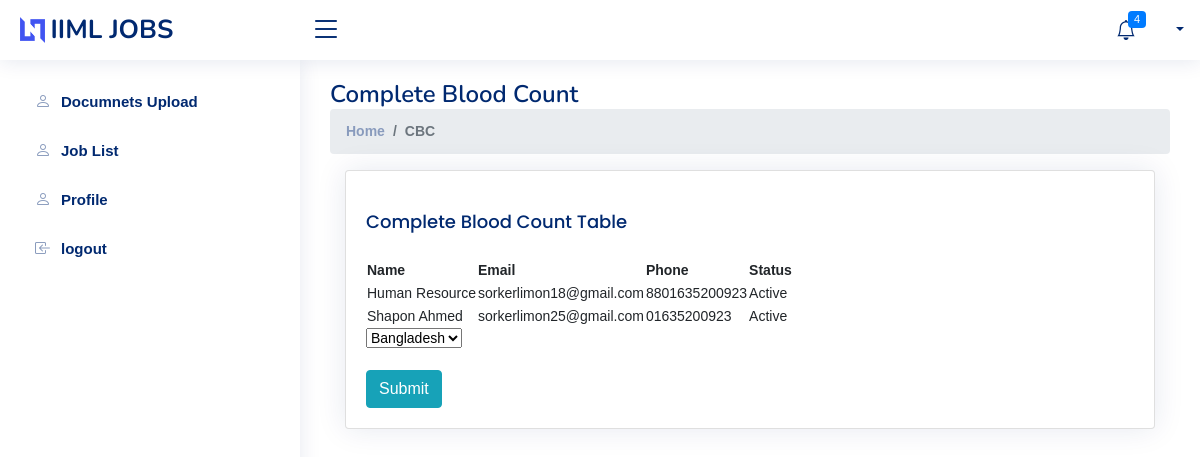
The page /user-list/ (signed in) on the database as committed earlier.
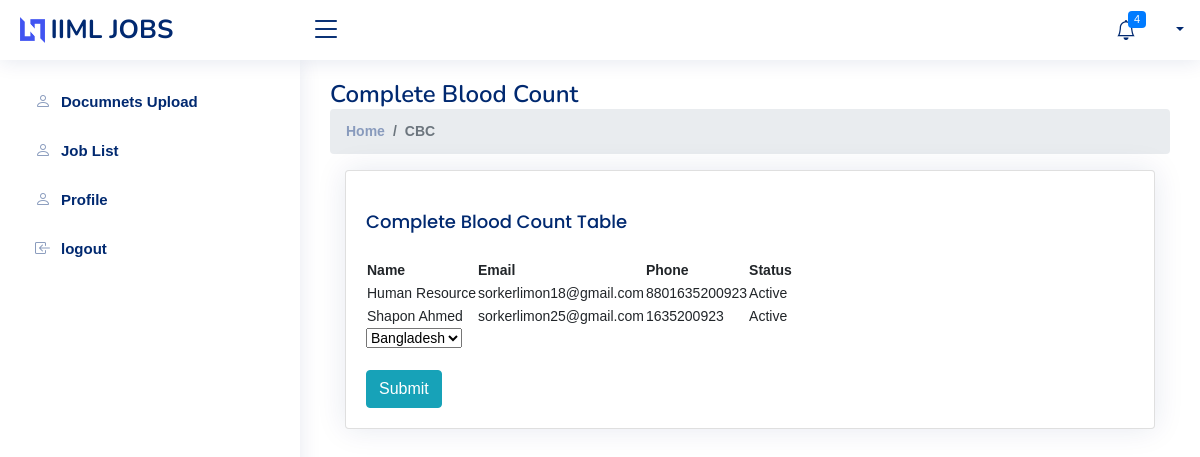
The same page on the database as committed later.
### users/models.py (models this page shows, shortened)
class Employee_profile(models.Model):
    Education = (
        ('Completed 10 years school', 'Completed 10 years school'),
        ('Completed 10 years school & High School', 'Completed 10 years school & High School'),
        ('University Degree', 'University Degree'),
        ('University Degree - Masters', 'University Degree - Masters'),
        ('Technical Degree', 'Technical Degree'),
        ('Others', 'Others'),
    )
    Computer = (
        ('Yes', 'Yes'),
        ('No', 'No'),
    )
    user = models.OneToOneField(User, blank=True, null=True, on_delete=models.CASCADE)
    name = models.CharField(max_length=200, null=True)
    phone = models.CharField(max_length=200, null=True, blank=True)
    nid = models.CharField(max_length=200, null=True, blank=True)
    bank_account = models.CharField(max_length=200, null=True, blank=True)
    dob = models.DateField(max_length=8,blank=True,null=True)
    email = models.EmailField(max_length=200, unique=True, null=True, blank=True)
    country = CountryField(null=True,blank=True)
    profile_pic = models.ImageField(null=True, blank=True, upload_to='profile/', default="profile/profile.png")
    date_created = models.DateTimeField(auto_now_add=True, null=True)
    has_used_secret_key = models.BooleanField(default=False)
    present_address = models.CharField(max_length=200, null=True)
    parmanenet_address = models.CharField(max_length=200, null=True)
    emergency_phone = models.CharField(max_length=200, null=True, blank=True)
    education_degree = models.CharField(max_length=255, blank=True, null=True, choices=Education, default="Completed 10 years school")
    city = models.CharField(max_length=200, null=True)
    working_hours = models.IntegerField(blank=True,null=True)
    have_computer = models.CharField(max_length=255, blank=True, null=True, choices=Computer, default="Yes")
    comment = models.TextField(blank=True, null=True)
    agreement_1 = models.ImageField(null=True, blank=True, upload_to='agreement/' )
    agreement_2 = models.ImageField(null=True, blank=True, upload_to='agreement/')

### job_vacancy/views.py (the view)
# urls.py: path('user-list/', user_list, name='user_list'),
def user_list(request):
    now = timezone.now()
    active_users = User.objects.filter(last_login__gte=now - timezone.timedelta(hours=24))
    inactive_users = User.objects.exclude(last_login__gte=now - timezone.timedelta(hours=24))
    employee_profiles = Employee_profile.objects.filter(user__in=active_users | inactive_users)
    context = {'active_users': active_users, 'inactive_users': inactive_users, 'employee_profiles': employee_profiles}
    return render(request, 'hr_templates/active_deactive_user.html', context)

### job_vacancy/templates/hr_templates/active_deactive_user.html (shortened to what this page needs)
{% extends 'main1.html' %}
{% load static %}
{% block content  %}
<main id="main" class="main">
    <div class="pagetitle">
       <h1>Complete Blood Count</h1>
       <nav>
          <ol class="breadcrumb">
             <li class="breadcrumb-item"><a href="">Home</a></li>
             <li class="breadcrumb-item active">CBC</li>
          </ol>
       </nav>
    </div>
    <section class="section dashboard">
       <div class="row">
          <div class="col-lg-12">
                <div class="col-12">
                   <div class="card recent-sales overflow-auto">
                      <div class="card-body">
                         <h5 class="card-title">Complete Blood Count Table </h5>
                         <form method="POST" action="">
                         <table>
                           <thead>
                             <tr>
                               <th>Name</th>
                               <th>Email</th>
                               <th>Phone</th>
                               <th>Status</th>
                             </tr>
                           </thead>
                           <tbody>
                             {% for employee_profile in employee_profiles %}
                               <tr>
                                 <td>{{ employee_profile.name }}</td>
                                 <td>{{ employee_profile.email }}</td>
                                 <td>{{ employee_profile.phone }}</td>
                                 {% if employee_profile.user in active_users %}
                                   <td>Active</td>
                                 {% else %}
                                   <td>Inactive</td>
                                 {% endif %}
                               </tr>
                             {% endfor %}
                           </tbody>
                         </table>
                          <select  name="valu1">
                            <option value="wbc"> Bangladesh </option>
                          </select>
                          <br>
                          <br>
                         <button type="submit" class="btn btn-info">Submit</button>
                        </form>
                      </div>
                   </div>
                </div>
 </main>
 {% endblock  %}

### templates/main1.html (shortened to what this page needs)
<!DOCTYPE html>
{% load static %}
<html lang="en">
   <head>
      <link href=" {% static 'static2/assets/css/bootstrap.min.css' %} " rel="stylesheet">
      <link href=" {% static 'static2/assets/css/bootstrap-icons.css' %} " rel="stylesheet">
      <link href=" {% static 'static2/assets/css/boxicons.min.css' %} " rel="stylesheet">
      <link href=" {% static 'static2/assets/css/quill.snow.css' %} " rel="stylesheet">
      <link href=" {% static 'static2/assets/css/quill.bubble.css' %}" rel="stylesheet">
      <link href=" {% static 'static2/assets/css/remixicon.css' %}" rel="stylesheet">
      <link href=" {% static 'static2/assets/css/simple-datatables.css' %}" rel="stylesheet">
      <link href=" {% static 'static2/assets/css/style.css' %}" rel="stylesheet">
      <link href=" {% static 'static2/styles/a.css' %}" rel="stylesheet">
      <link href=" {% static 'static2/styles/gallery.css' %}" rel="stylesheet">
      <link href=" {% static 'static2/styles/login_reg.css' %}" rel="stylesheet">
      <link rel="stylesheet" href="https://stackpath.bootstrapcdn.com/font-awesome/4.7.0/css/font-awesome.min.css">
      <link rel="stylesheet" href="https://stackpath.bootstrapcdn.com/bootstrap/4.5.0/css/bootstrap.min.css">
   </head>
   <body>
    {% include 'navbar1.html' %}
    {% block content %}
    {% endblock content %}
   </body>
</html>

### templates/navbar1.html (shortened to what this page needs)
{% load static %}
  <header id="header" class="header fixed-top d-flex align-items-center">
   <div class="d-flex align-items-center justify-content-between">
     <a href="index.html" class="logo d-flex align-items-center">
       <img src="assets/img/logo.png" alt="">
       <span class="d-none d-lg-block">IIML JOBS</span>
     </a>
     <i class="bi bi-list toggle-sidebar-btn"></i>
   </div>
   <nav class="header-nav ms-auto">
     <ul class="d-flex align-items-center">
       <li class="nav-item dropdown">
         <a class="nav-link nav-icon" href="#" data-bs-toggle="dropdown">
           <i class="bi bi-bell"></i>
           <span class="badge bg-primary badge-number">4</span>
         </a>
       </li>
       <li class="nav-item dropdown pe-3">
         <a class="nav-link nav-profile d-flex align-items-center pe-0" href="#" data-bs-toggle="dropdown">
           <span class="d-none d-md-block dropdown-toggle ps-2">{{employee_profile}}</span>
         </a>
       </li>
     </ul>
   </nav>
 </header>
<aside id="sidebar" class="sidebar">
  <ul class="sidebar-nav" id="sidebar-nav">
     {% if request.user.is_authenticated %}
     {% for group_for in request.user.groups.all %}
      {% if group_for.name == 'employee' %}
         {% if request.user.employee_profile.employee_cv.agreementlicens  %}
          <li class="nav-item"> <a class="nav-link collapsed" href="{% url 'documentsupload' %}"> <i class="bi bi-person"></i> <span>Documnets Upload</span> </a></li>
         <li class="nav-item"> <a class="nav-link collapsed" href="{% url 'job_portal' %}"> <i class="bi bi-person"></i> <span>Job List</span> </a></li>
          {% else %}
          <li class="nav-item"> <a class="nav-link " href="{% url 'upload' %}"> <i class="bi bi-cloud-arrow-up"></i> <span>Update Your details</span> </a></li>
          {% endif %}
         <li class="nav-item"> <a class="nav-link collapsed" href="{% url 'profile' %}"> <i class="bi bi-person"></i> <span>Profile</span> </a></li>
      {% endif %}
     {%endfor%}
     <li class="nav-item"> <a class="nav-link collapsed" href="{% url 'logout' %}"> <i class="bi bi-box-arrow-in-left"></i> <span>logout</span> </a></li>
     {% else %}
     <li class="nav-item"> <a class="nav-link collapsed" href=""> <i class="bi bi-box-arrow-in-right"></i> <span>Login/Sign Up</span> </a></li>
     {% endif %}
  </ul>
</aside>

### static/static2/assets/css/style.css (style rules this page uses)
:root { scroll-behavior: smooth; }
body { font-family: "Open Sans", sans-serif; background: #ffffff; color: #444444; }
a { color: #4154f1; text-decoration: none; }
h1, h2, h3, h4, h5, h6 { font-family: "Nunito", sans-serif; }
#main { margin-top: 60px; padding: 20px 30px; transition: all 0.3s; }
.pagetitle { margin-bottom: 10px; }
.pagetitle h1 { font-size: 24px; margin-bottom: 0; font-weight: 600; color: #012970; }
.card { margin-bottom: 30px; border: none; border-radius: 5px; box-shadow: 0px 0 30px rgba(1, 41, 112, 0.1); }
.card-title { padding: 20px 0 15px 0; font-size: 18px; font-weight: 500; color: #012970; font-family: "Poppins", sans-serif; }
.card-body { padding: 0 20px 20px 20px; }
.breadcrumb { font-size: 14px; font-family: "Nunito", sans-serif; color: #899bbd; font-weight: 600; }
.breadcrumb a { color: #899bbd; transition: 0.3s; }
.breadcrumb .breadcrumb-item::before { color: #899bbd; }
.breadcrumb .active { color: #51678f; font-weight: 600; }
.logo { line-height: 1; }
@media (min-width: 1200px) { .logo { width: 280px; } }
.logo img { max-height: 26px; margin-right: 6px; }
.logo span { font-size: 26px; font-weight: 700; color: #012970; font-family: "Nunito", sans-serif; }
.header { transition: all 0.5s; z-index: 997; height: 60px; box-shadow: 0px 2px 20px rgba(1, 41, 112, 0.1); background-color: #fff; padding-left: 20px; }
.header .toggle-sidebar-btn { font-size: 32px; padding-left: 10px; cursor: pointer; color: #012970; }
.header-nav ul { list-style: none; }
.header-nav > ul { margin: 0; padding: 0; }
.header-nav .nav-icon { font-size: 20px; color: #012970; }
.header-nav .nav-profile { color: #012970; }
.header-nav .nav-profile span { font-size: 14px; font-weight: 600; }
.header-nav .badge-number { position: absolute; inset: 4px 6px auto auto; font-weight: normal; font-size: 11px; padding: 3px 6px; }
.sidebar { position: fixed; top: 60px; left: 0; bottom: 0; width: 300px; z-index: 996; transition: all 0.3s; padding: 20px; overflow-y: auto; scrollbar-width: thin; scrollbar-color: #aab7cf transparent; box-shadow: 0px 0px 20px rgba(1, 41, 112, 0.1); background-color: #fff; }
@media (min-width: 1200px) { #main, #footer { margin-left: 300px; } }
.sidebar-nav { padding: 0; margin: 0; list-style: none; }
.sidebar-nav li { padding: 0; margin: 0; list-style: none; }
.sidebar-nav .nav-item { margin-bottom: 5px; }
.sidebar-nav .nav-link { display: flex; align-items: center; font-size: 15px; font-weight: 600; color: #4154f1; transition: 0.3; background: #f6f9ff; padding: 10px 15px; border-radius: 4px; }
.sidebar-nav .nav-link i { font-size: 16px; margin-right: 10px; color: #4154f1; }
.sidebar-nav .nav-link.collapsed { color: #012970; background: #fff; }
.sidebar-nav .nav-link.collapsed i { color: #899bbd; }
.dashboard .recent-sales { font-size: 14px; }

### static/static2/styles/a.css (style rules this page uses)
* { font-family: sans-serif; }

Rows that differ between the two databases and show on the page:
changed Employee_profile "Shapon Ahmed": phone "01635200923" → "1635200923"
